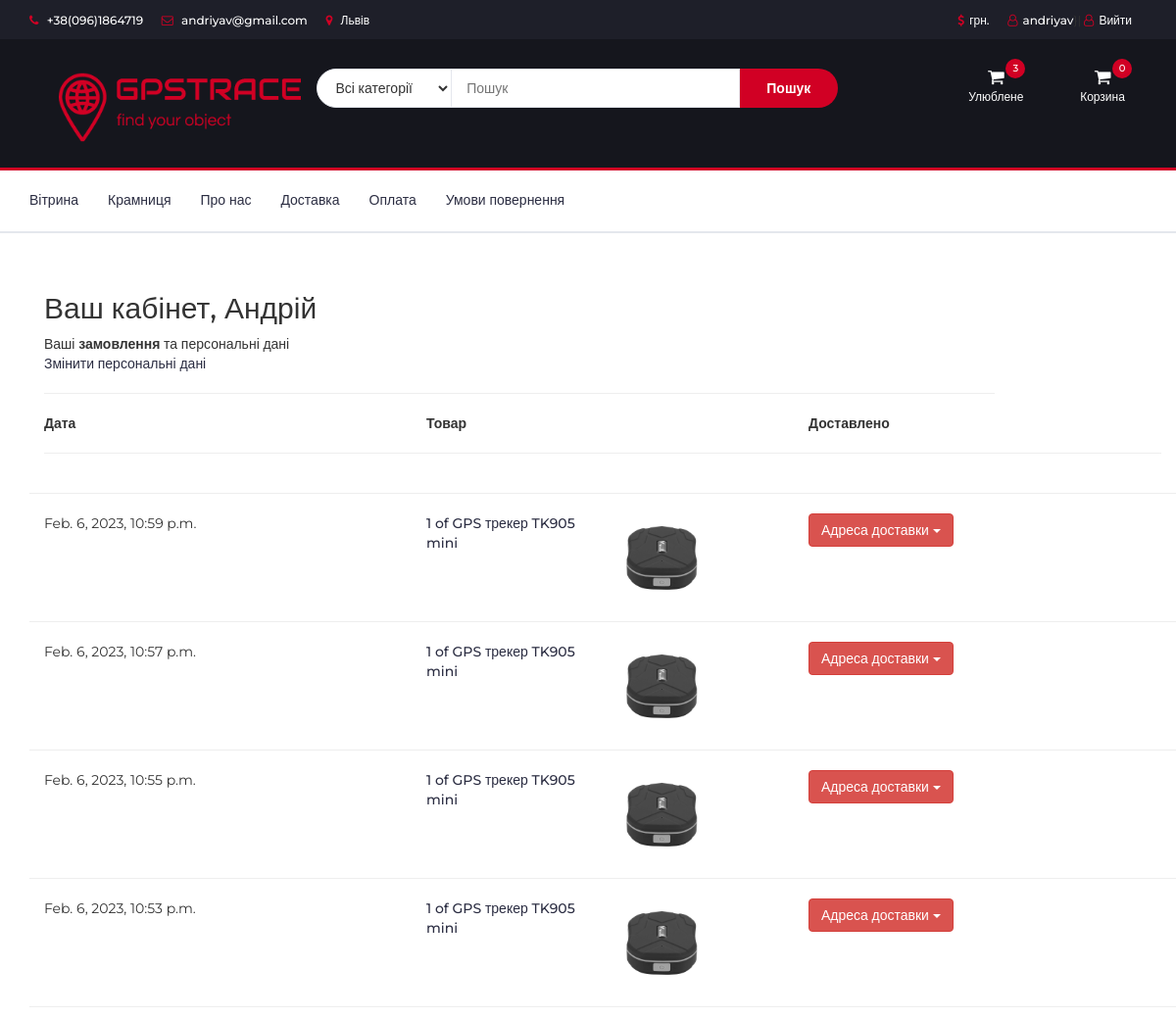
The app's page /account/dashboard/ (signed in, upper part), older data.
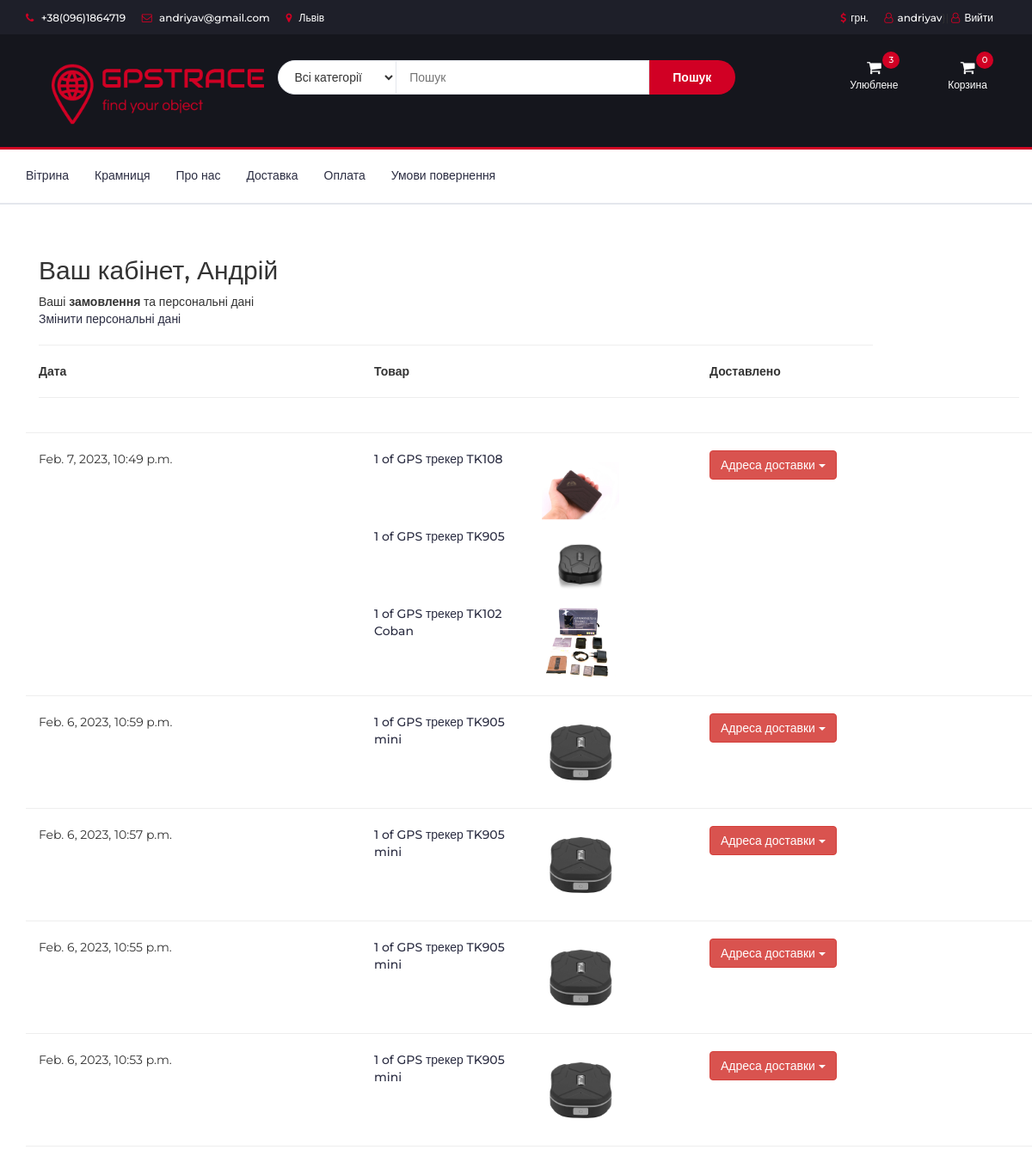
The same page, newer data.
### store/models.py (models this page shows, shortened)
class Order(models.Model):
    user = models.ForeignKey(settings.AUTH_USER_MODEL,
                             on_delete=models.CASCADE, null=True, blank=True)
    items = models.ManyToManyField(OrderItem)
    start_date = models.DateTimeField(auto_now_add=True)
    ordered_date = models.DateTimeField()
    ordered = models.BooleanField(default=False)
    ordered_date = models.DateTimeField(null=True)
    first_name = models.CharField(max_length=200,  blank=True, null=True)
    last_name = models.CharField(max_length=200, null=True)
    email = models.CharField(max_length=200, null=True)
    street_address = models.CharField(max_length=200, null=True)
    city = models.CharField(max_length=200, null=True)
    index = models.CharField(max_length=200, null=True)
    phone = models.CharField(max_length=200, null=True)
    first_name_np = models.CharField(max_length=200, blank=True, null=True)
    last_name_np = models.CharField(max_length=200, null=True)
    phone_np = models.CharField(max_length=200, null=True)
    city_np = models.CharField(max_length=200, null=True)
    address_np = models.CharField(max_length=200, null=True)
    order_notes = models.TextField(max_length=5000, null=True, blank=True)

class OrderItem(models.Model):
    user = models.ForeignKey(settings.AUTH_USER_MODEL,
                             on_delete=models.CASCADE, null=True, blank=True)
    ordered = models.BooleanField(default=False)
    item = models.ForeignKey(Item, on_delete=models.CASCADE)
    quantity = models.IntegerField(default=1)
    def __str__(self):
        return f'{self.quantity} of {self.item.title}'

class Item(models.Model):
    title = models.CharField(max_length=100, null=True, verbose_name='Назва товару')
    slug = models.SlugField(max_length=100, unique=True, db_index=True, null=True)
    photo = models.ImageField(upload_to='img', null=True)
    price = models.FloatField(blank=True, null=True, verbose_name='Ціна товару')
    discount = models.IntegerField(blank=True, null=True, verbose_name='Знижка у %')
    short_description = models.TextField(max_length=5000, null=True, blank=True, verbose_name='Короткий опис')
    description = models.TextField(max_length=5000, null=True, blank=True, verbose_name='Опис')
    details = models.TextField(max_length=5000, null=True, blank=True, verbose_name='Деталі')
    label = models.CharField(choices=LABEL_CHOICES, max_length=20, null=True, blank=True, verbose_name='Акційна мітка')
    battery = models.IntegerField(choices=BATTERY_CHOICES, null=True, blank=True,
                               verbose_name='Ємність акумуляторної батареї')
    cat = models.ForeignKey('Category', on_delete=models.PROTECT, null=True)
    quantity = models.IntegerField(default=1)
    def get_absolute_url(self):
        return reverse('itemv', kwargs={'item_slug': self.slug})

### account/views.py (the view, shortened to what this page needs)
# urls.py: path('dashboard/', views.dashboard, name='dashboard'),
@login_required
def dashboard(request):
    cart = Cart(request)
    request.session['skey'] = {}
    request.session.modified = True
    orders = Order.objects.filter(user=request.user).filter(ordered=True).order_by('-ordered_date')
    return render(request, 'account/user/dashboard.html', {'orders': orders})

### cart/cart.py (called while the page is built, shortened)
    def __iter__(self):
        item_slugs = self.cart.keys()
        items = Item.objects.filter(slug__in=item_slugs)
        cart = self.cart.copy()
        for item_s in items:
            cart[item_s.slug]['title'] = str(item_s.title)
            cart[item_s.slug]['photo'] = 'static/' + str(item_s.photo)
            cart[item_s.slug]['discount'] = item_s.discount
            cart[item_s.slug]['slug'] = str(item_s.slug)

### cart/context_processors.py (called while the page is built)
def cart(request):
    return {'cart': Cart(request)}

### store/models.py (called while the page is built)
    def get_absolute_url(self):
        return reverse('category', kwargs={'cat_slug': self.slug})

### store/templatetags/store_tags.py (called while the page is built)
@register.inclusion_tag('store/list_categories.html')
def get_categories():
    cats = Category.objects.all()
    return {'cats': cats}

@register.filter
def cart_item_count(user):
    if user.is_authenticated:
        qs = Order.objects.filter(user=user, ordered=False).select_related('user')
        if qs.exists():
            return qs[0].items.count()
    return 0

@register.filter
def get_cart_navbar(user):
    if user.is_authenticated:
        cart_item = OrderItem.objects.filter(user=user, ordered=False).select_related('item')
        if cart_item.exists():
            return cart_item

### store/templates/account/user/dashboard.html (shortened to what this page needs)
<!DOCTYPE html>
{% load static %}
<html lang="en">
<head>
    <link type="text/css" rel="stylesheet" href="{% static 'css/bootstrap.min.css' %}"/>
    <link type="text/css" rel="stylesheet" href="{% static 'css/slick.css' %}"/>
    <link type="text/css" rel="stylesheet" href="{% static 'css/slick-theme.css' %}"/>
    <link type="text/css" rel="stylesheet" href="{% static 'css/nouislider.min.css' %}"/>
    <link rel="stylesheet" href="{% static 'css/font-awesome.min.css' %}">
    <link type="text/css" rel="stylesheet" href="{% static 'css/style.css' %}"/>
</head>
<body>
{% include "store/navbar.html" %}
        <div class="container">
            <div class="row">
                <div class="col-md-10">
                    <br>
<br>
<main class="pt-5">
    <div class="container" style="max-width: 1000px">
        <div class="col-12">
            <h1 class="h2">Ваш кабінет, {{ request.user.first_name }}</h1>
        </div>
        <div class="col-12 d-flex justify-content-between">
            <div>Ваші <b>замовлення</b> та персональні дані</div>
            <div><a href="{% url "account:edit_details" %}">Змінити персональні дані</a></div>
        </div>
        <hr/>
    </div>
    <div class="container" style="max-width: 10000px">
        <div class="row">
            <div class="col-md-4"><b>Дата</b></div>
            <div class="col-md-4"><b>Товар</b></div>
            <div class="col-md-4"><b>Доставлено</b></div>
        </div>
        <hr/>
        {% for order in orders %}
        <div class="row">
            <hr/>
            <div class="col-md-4">{{order.ordered_date}}</div>
            <div class="col-md-4">
                {% for item in order.items.all %}
                <div class="row">
                    <div class="col-md-6"> <a href='{{item.item.get_absolute_url}}'>{{item}}</a></div>
                    <a href="{{item.item.get_absolute_url}}">
                                        <div class="product-img">
                    <div class="col-md-6"><img class="img-fluid" style="width:90px" src="{{item.item.photo.url}}"/>
                    </div>
                </div>
                    </a>
                </div>
                {% endfor %}
            </div>
            <div class="col-md-4">
                <div class="dropdown">
                    <button class="btn btn-danger" type="button" id="dropdownMenu1" data-toggle="dropdown"
                            aria-haspopup="true" aria-expanded="true">
                        Адреса доставки
                        <span class="caret"></span>
                    </button>
                </div>
            </div>
        </div>
        {% endfor %}
    </div>
                 </div>
            </div>
        </div>
</body>
</html>

Row changes from the older to the newer data that the page shows:
added Order: ordered_date "Feb. 7, 2023, 10:49 p.m."
added OrderItem: quantity+item "1 of GPS трекер TK108", item.photo (picture), shown under "Feb. 7, 2023, 10:49 p.m."
added OrderItem: quantity+item "1 of GPS трекер TK905", item.photo (picture), shown under "Feb. 7, 2023, 10:49 p.m."
added OrderItem: quantity+item "1 of GPS трекер TK102 Coban", item.photo (picture), shown under "Feb. 7, 2023, 10:49 p.m."
